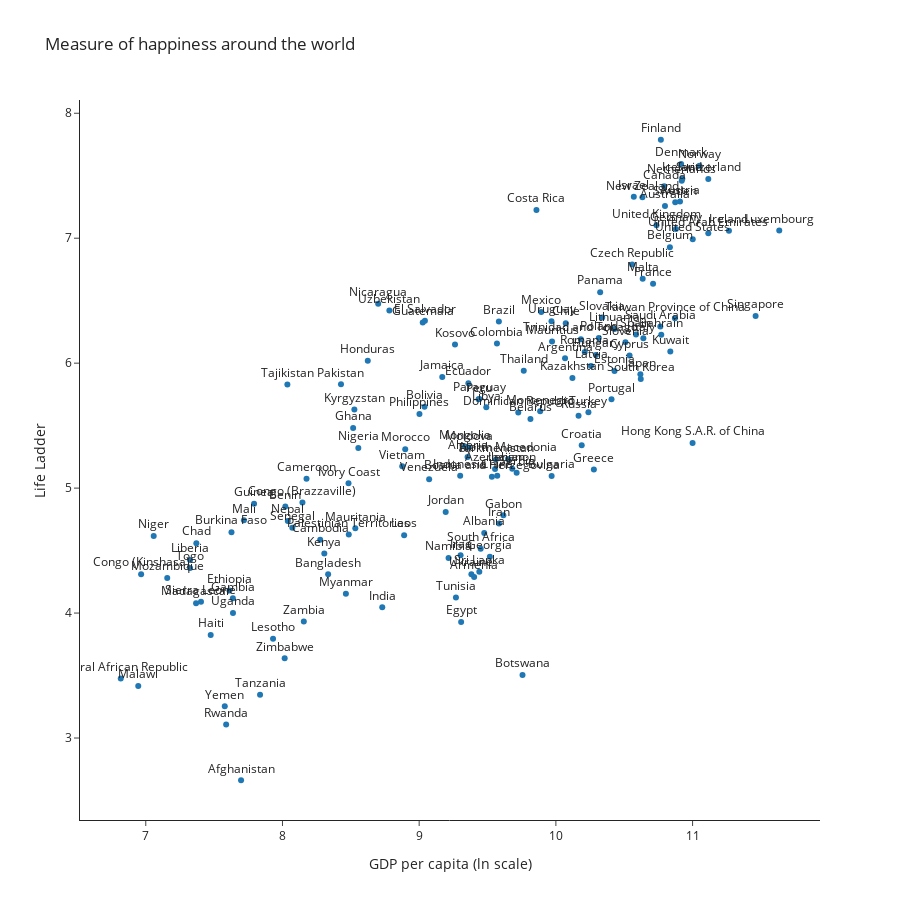

Notebook cell for this chart:
### Code cell
# Creating a bar chart
scatter = px.scatter(filtered_df, x = 'Log_GDP_per_capita', y = 'Life_Ladder', title = 'Measure of happiness around the world', text = 'Country_name',
                     labels = {'Log_GDP_per_capita' : 'GDP per capita (ln scale)',
                      'Life_Ladder' : 'Life Ladder'},
                        template = 'simple_white', height = 900, width = 900)

scatter.update_traces(textposition= 'top center')
scatter

### Figure 1 — Plotly figure (JSON) as saved in the notebook; plotly's stock layout.template omitted (floating-point values rounded to 4 significant figures; data arrays with more than 128 entries replaced by an {"elided": "..."} marker saying what was removed)
{"data": [{"hovertemplate": "GDP per capita (ln scale)=%{x}<br>Life Ladder=%{y}<br>Country_name=%{text}<extra></extra>", "legendgroup": "", "marker": {"color": "#1F77B4", "symbol": "circle"}, "mode": "markers+text", "name": "", "orientation": "v", "showlegend": false, "text": {"elided": "147 str values"}, "textposition": "top center", "type": "scatter", "x": {"elided": "147 float values"}, "xaxis": "x", "y": {"elided": "147 float values"}, "yaxis": "y"}], "layout": {"height": 900, "legend": {"tracegroupgap": 0}, "title": {"text": "Measure of happiness around the world"}, "width": 900, "xaxis": {"anchor": "y", "autorange": true, "domain": [0, 1], "range": [6.519, 11.93], "title": {"text": "GDP per capita (ln scale)"}, "type": "linear"}, "yaxis": {"anchor": "x", "autorange": true, "domain": [0, 1], "range": [2.344, 8.106], "title": {"text": "Life Ladder"}, "type": "linear"}}}
